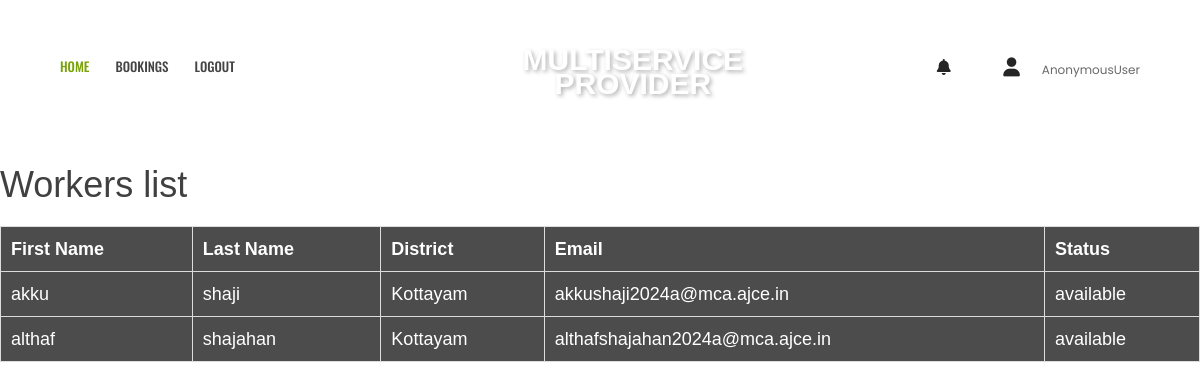
/provider/21/workers/, run on the app's committed database.
### app1/models.py (models this page shows)
class Worker(models.Model):
    user = models.OneToOneField(MyUser, on_delete=models.CASCADE, primary_key=True)
    provider = models.ForeignKey(ServiceProvider, on_delete=models.CASCADE)
    branchid = models.ManyToManyField(Branch)
    service_types = models.ManyToManyField(ServiceTypes)
    first_name = models.TextField(max_length=100)
    last_name = models.TextField(max_length=100)
    email = models.EmailField(unique=True)
    dob = models.DateField(null=True, blank=True)
    phone = models.CharField(max_length=12, unique=True)
    pincode = models.IntegerField()
    district = models.TextField(max_length=100)
    state = models.TextField(max_length=100)
    role = models.CharField(max_length=15)
    status = models.CharField(max_length=15)

### app1/views.py (the view)
# urls.py: path('provider/<int:userid>/workers/', views.worker_list, name='worker_list'),
def worker_list(request, userid):
    try:
        managerid=BranchManager.objects.get(user=userid)
        manager = BranchManagerAssignment.objects.get(manager=managerid)
        branch_id = manager.branch
        workers = Worker.objects.filter(branchid=branch_id)
        return render(request, 'worker_list.html', {'workers': workers})
    except BranchManagerAssignment.DoesNotExist:
        messages.error(request, "You are not assigned as a branch manager.")
        return redirect('home')

### app1/templates/worker_list.html (shortened to what this page needs)
{% load static %}
<!doctype html>
<html class="no-js" lang="en">
<head>
        <link rel="stylesheet" href="{% static 'userassets/css/bootstrap.min.css' %}">
        <link rel="stylesheet" href="{% static 'userassets/css/font-awesome.min.css' %}">
        <link rel="stylesheet" href="{% static 'userassets/css/ie7.css' %}">
        <link rel="stylesheet" href="{% static 'userassets/css/plugins.css' %}">
        <link rel="stylesheet" href="{% static 'userassets/css/style.css' %}">
    </head>
    <link rel="stylesheet" href="https://cdnjs.cloudflare.com/ajax/libs/font-awesome/6.0.0/css/all.min.css" />
    <body>
        <header class="header-area header-sticky">
            <div class="header-container">
                <div class="row">
                    <div class="col-lg-5 display-none-md display-none-xs">
                        <div class="ht-main-menu">
                            <nav>
                                <ul>
                                    <li class="active"><a href="{% url 'managerpage' %}">HOME </a>
                                    </li>
                                    <li><a href="{% url 'provider_bookings' %}">Bookings</a></li>
                                    <li><a href="{% url 'user_logout' %}">Logout</a></li>
                                </ul>
                            </nav>
                        </div>
                    </div>
                    <div class="col-lg-2 col-sm-4">
                        <div class="logo text-center">
                            <a href="" class="logo-text">MULTISERVICE <span class="provider-text" style="padding-top: 30px;">PROVIDER</span></a>
                        </div>
                    </div>
                    <div class="col-lg-5 col-sm-8">
                        <div class="header-content d-flex justify-content-end">
                            <div class="settings-wrapper">
                                <a href="#"><i class="fas fa-bell"></i></a>
                            </div>
                            <div class="cart-wrapper">
                                <a href="#"><i class="fas fa-user"></i></a>
                                <span>{{request.user}}</span>
                            </div>
                        </div>
                    </div>
                </div>
            </div>
        </header>
                            <br> <br> <br> <br> <br> <br>
                            <div class="booking-box">
                                <h1>Workers list</h1>
                                <table class="workers-table">
                                    <thead>
                                        <tr>
                                            <th>First Name</th>
                                            <th>Last Name</th>
                                            <th>District</th>
                                            <th>Email</th>
                                            <th>Status</th>
                                        </tr>
                                    </thead>
                                    <tbody>
                                        {% for worker in workers %}
                                            <tr class="worker-item">
                                                <td>{{ worker.first_name }}</td>
                                                <td>{{ worker.last_name }}</td>
                                                <td>{{ worker.district }}</td>
                                                <td>{{ worker.email }}</td>
                                                <td>{{ worker.status }}</td>
                                            </tr>
                                        {% empty %}
                                            <tr>
                                                <td colspan="5" class="no-workers">No available workers</td>
                                            </tr>
                                        {% endfor %}
                                    </tbody>
                                </table>
                            </div>
    </body>
</html>

### app1/templates/worker_list.html (style rules this page uses)
a.logo-text { font-family: Arial, sans-serif; font-size: 30px; font-weight: bold; text-decoration: none; color: white; text-shadow: 2px 2px 4px rgba(0, 0, 0, 0.3); margin-bottom: 35px; }
span.provider-text { padding-top: 30px !important; }
.booking-box { margin-top: 20px; }
body { background-image: url('https://www.creativefabrica.com/wp-content/uploads/2022/05/17/pastel-aesthetic-background-Graphics-30684243-1.jpg'); background-size: cover; background-repeat: no-repeat; }
.booking-box { color: white; font-family: Arial, sans-serif; }
.workers-table { width: 100%; border-collapse: collapse; margin-top: 20px; background-color: rgba(0, 0, 0, 0.7); }
.workers-table th, .workers-table td { border: 1px solid #ddd; padding: 10px; text-align: left; font-size: 18px; }

### data on the page
Worker: first_name "akku", last_name "shaji", district "Kottayam", email "akkushaji2024a@mca.ajce.in", status "available"
Worker: first_name "althaf", last_name "shajahan", district "Kottayam", email "althafshajahan2024a@mca.ajce.in", status "available"

### other printed values
{{ request.user }} "AnonymousUser"
